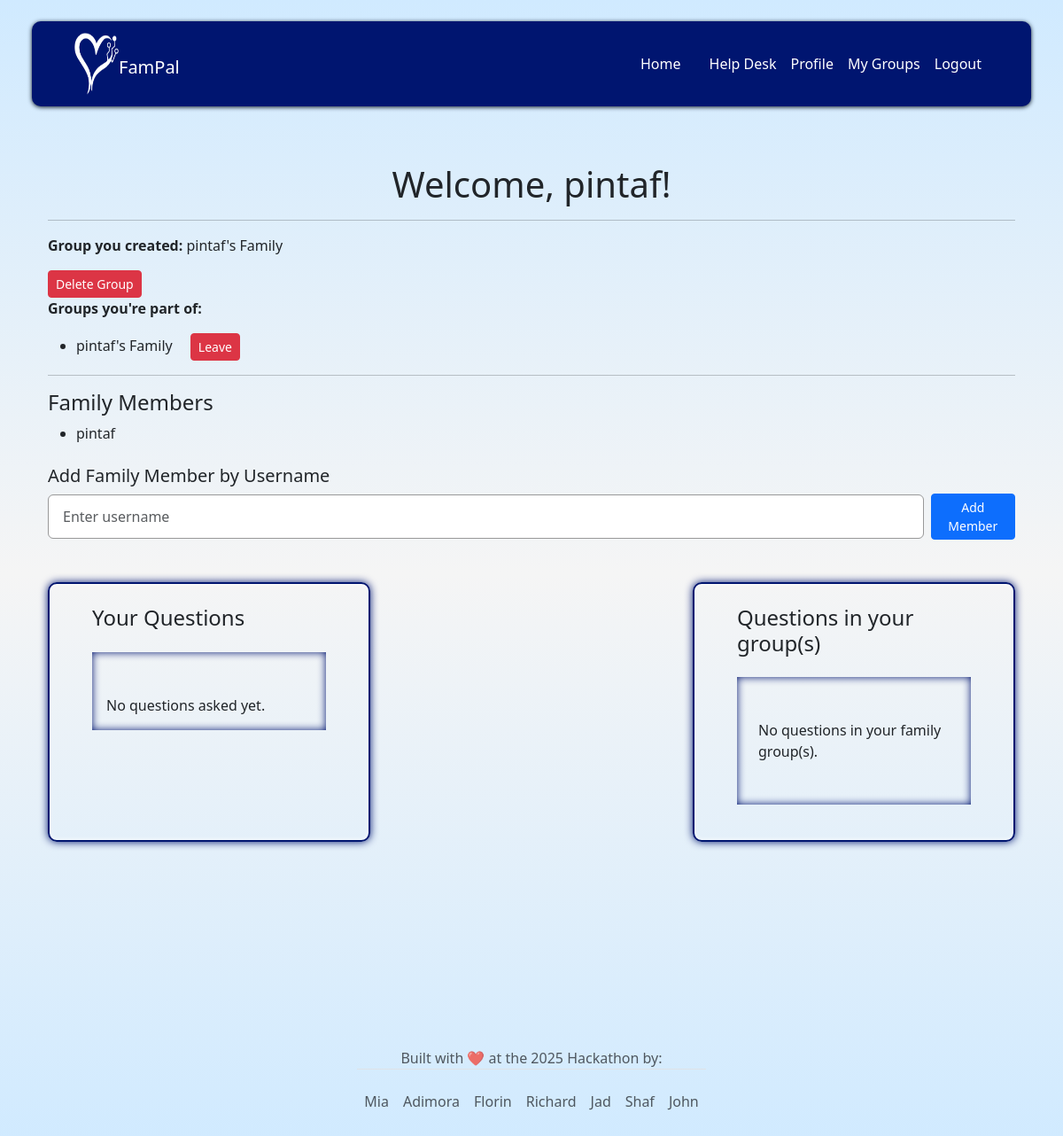
The app's page /profile/ (signed in), older data.
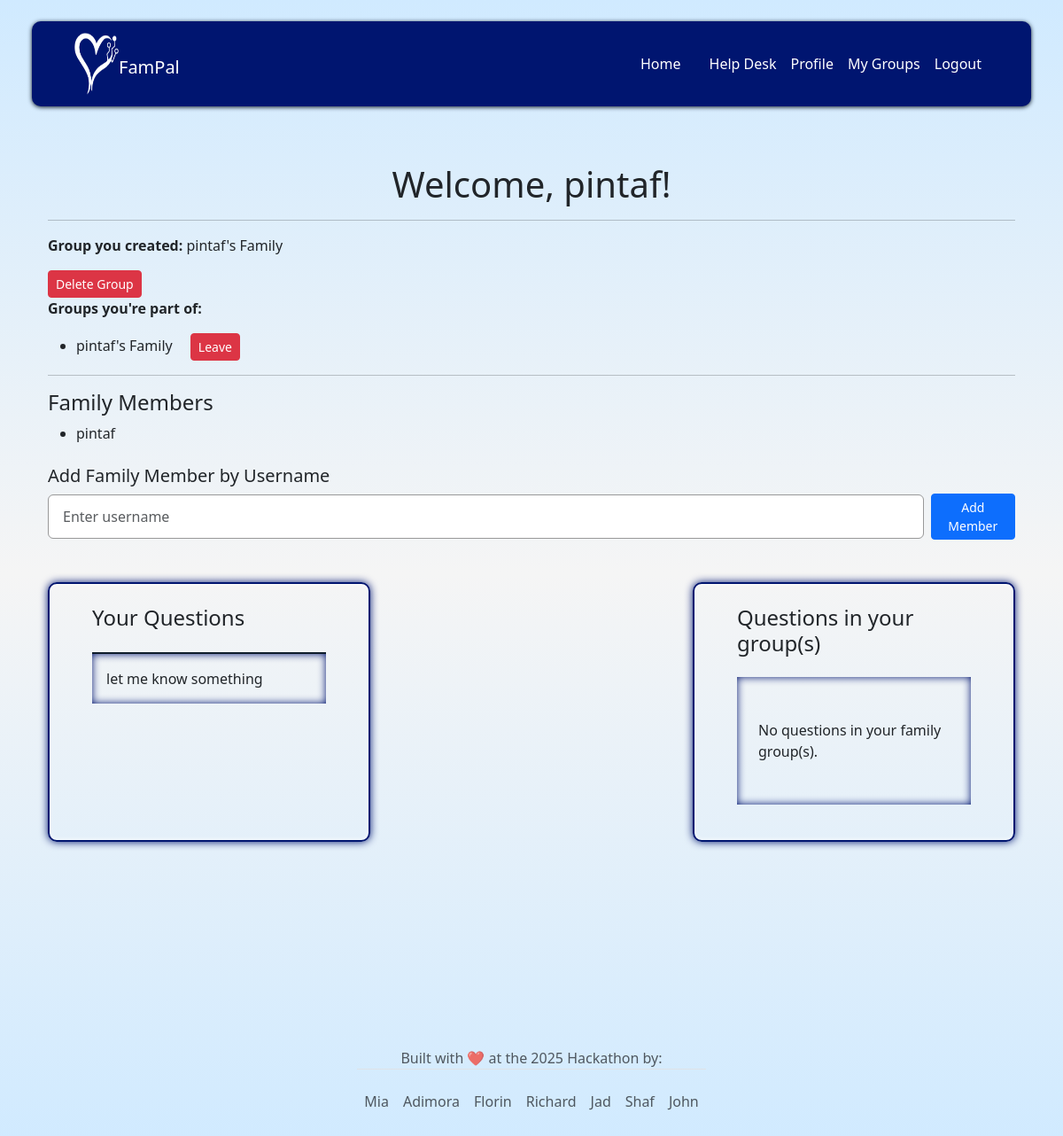
The same page, newer data.
### families/models.py (models this page shows, shortened)
class FamilyGroup(models.Model):
    name = models.CharField(max_length=100)
    created_by = models.ForeignKey(User, on_delete=models.CASCADE, related_name='created_family_groups')
    created_at = models.DateTimeField(default=timezone.now)

class FamilyMembership(models.Model):
    user = models.ForeignKey(User, on_delete=models.CASCADE, related_name='family_memberships')
    family_group = models.ForeignKey(FamilyGroup, on_delete=models.CASCADE, related_name='memberships')
    joined_at = models.DateTimeField(default=timezone.now)
    class Meta:
        unique_together = ('user', 'family_group')

class Question(models.Model):
    user = models.ForeignKey(User, on_delete=models.CASCADE, related_name='questions')
    family_group = models.ForeignKey(
        FamilyGroup,
        on_delete=models.SET_NULL,
        null=True,
        blank=True,
        related_name='questions'
    )
    text = models.TextField()
    created_at = models.DateTimeField(default=timezone.now)

### userprofile/views.py (the view)
# urls.py: path('', views.profile_view, name='profile'),
@login_required
def profile_view(request):
    user = request.user
    group_created = FamilyGroup.objects.filter(created_by=user).first()
    groups_joined = user.family_memberships.select_related('family_group').all()
    user_questions = user.questions.all()
    group_questions = Question.objects.filter(
        family_group__in=[membership.family_group for membership in groups_joined]
    ) if groups_joined else []
    group_members = FamilyMembership.objects.filter(
        family_group__in=[membership.family_group for membership in groups_joined]
    ).select_related('user')
    show_create_button = not group_created and not groups_joined.exists()
    return render(request, 'userprofile/profile.html', {
        'user': user,
        'group_created': group_created,
        'groups_joined': groups_joined,
        'user_questions': user_questions,
        'group_questions': group_questions,
        'group_members': group_members,
        'show_create_button': show_create_button,
    })

### templates/userprofile/profile.html (shortened to what this page needs)
{% extends 'base.html' %}
{% block content %}
<div class="container mt-5">
  <h1 class="d-flex justify-content-center">Welcome, {{ user.get_full_name|default:user.username }}!</h1>
  <hr>
  {% if group_created %}
    <p><strong>Group you created:</strong> {{ group_created.name }}</p>
    <form method="post" action="{% url 'delete_family' group_created.id %}" class="d-inline">
      <button type="submit" class="btn btn-danger btn-sm"
              onclick="return confirm('Are you sure you want to delete this family group? This will remove all members.')">
        Delete Group
      </button>
    </form>
  {% endif %}
  {% if groups_joined %}
    <p><strong>Groups you're part of:</strong></p>
    <ul>
      {% for membership in groups_joined %}
        <li>
          {{ membership.family_group.name }}
          <form method="post" action="{% url 'leave_family' membership.id %}" class="d-inline ms-3">
            <button type="submit" class="btn btn-sm btn-danger">Leave</button>
          </form>
        </li>
      {% endfor %}
    </ul>
  {% else %}
    <p>You're not part of any family group yet.</p>
  {% endif %}
  {% if group_members %}
    <hr>
    <h4>Family Members</h4>
    <ul>
      {% for membership in group_members %}
        <li>
          {{ membership.user.get_full_name|default:membership.user.username }}
        </li>
      {% endfor %}
    </ul>
  {% endif %}
  {% if group_created %}
    <div class="mt-4">
      <h5>Add Family Member by Username</h5>
      <form method="post" action="{% url 'add_family_member' %}" class="d-flex gap-2 align-items-center">
        <input
          type="text"
          name="username"
          placeholder="Enter username"
          class="form-control"
          required
        >
        <button type="submit" class="btn btn-primary btn-sm">Add Member</button>
      </form>
    </div>
  {% endif %}
  <div class="d-flex justify-content-between align-self-center mt-5">
    <div class="col-4 profile-box py-4 px-5">
      <h4>Your Questions</h4>
      <ul class="ps-0 mt-4">
        {% for question in user_questions %}
        <li class="box p-3">{{ question.text }}</li>
        {% empty %}
        <li class="box-no-border p-3 pt-5">No questions asked yet.</li>
        {% endfor %}
      </ul>
    </div>
    <div class="col-4 profile-box py-4 px-5">
      <h4>Questions in your group(s)</h4>
      <ul class="ps-0 mt-4">
        {% for question in group_questions %}
        <li class="box p-3">{{ question.text }}</li>
        {% empty %}
        <li class="box-no-border p-5 px-4">No questions in your family group(s).</li>
        {% endfor %}
      </ul>
    </div>
  </div>
</div>
{% endblock %}

### templates/base.html (shortened to what this page needs)
{% load static %}
<!DOCTYPE html>
<html lang="en">
<head>
    <link href="https://cdn.jsdelivr.net/npm/bootstrap@5.3.6/dist/css/bootstrap.min.css" rel="stylesheet">
    <link href="https://cdn.jsdelivr.net/npm/bootstrap-icons@1.10.5/font/bootstrap-icons.css" rel="stylesheet">
    <link rel="stylesheet" href="{% static 'css/main.css' %}">
    <link rel="stylesheet" href="https://cdnjs.cloudflare.com/ajax/libs/font-awesome/6.7.2/css/all.min.css">
    <link rel="stylesheet" href="https://cdnjs.cloudflare.com/ajax/libs/animate.css/4.1.1/animate.min.css" />
</head>
<body>
    {% block navbar %}
    <div class="d-flex justify-content-center">
      <nav class="navbar navbar-expand-lg navbar-light px-5 d-flex justify-content-between align-items-center">
        <a class="navbar-brand d-flex" href="{% url 'index' %}">
          <img class="logo" src="{% static 'img/logo.png' %}">
          <p class="sideName mt-lg-4">FamPal</p>
        </a>
        <div class="collapse navbar-collapse justify-content-end" id="navbarNav">
          <ul class="navbar-nav">
            <li class="nav-item">
              <a class="nav-link" href="{% url 'index' %}">Home</a>
            </li>
            <li class="nav-item">
              <a class="nav-link ms-lg-3" href="{% url 'help' %}">Help Desk</a>
            </li>
            {% if user.is_authenticated %}
              <li class="nav-item">
                <a class="nav-link" href="{% url 'profile' %}">Profile</a>
              </li>
              <li class="nav-item">
                <a class="nav-link" href="{% url 'families:family_list' %}">My Groups</a>
              </li>
              <li class="nav-item">
                <a class="nav-link" href="{% url 'account_logout' %}">Logout</a>
              </li>
            {% else %}
              <li class="nav-item d-flex ms-lg-5">
                <a class="nav-link" href="{% url 'account_login' %}">Login</a>
                <p class="mt-2">/</p>
                <a class="nav-link" href="{% url 'account_signup' %}">Sign Up</a>
              </li>
            {% endif %}
          </ul>
        </div>
    </nav>
    </div>
    {% endblock %}
    <main class="container py-3">
        {% block content %}{% endblock %}
    </main>
    {% block footer %}
    <div class="container d-flex align-self-end justify-content-center">
      <footer class="pt-3 ">
        <p class="text-center text-muted border-bottom mt-4">Built with ❤️ at the 2025 Hackathon by:</p>
        <ul class="nav justify-content-center pb-3 mb-3">
          <li class="nav-item">
            <a href="https://github.com/MiaRasmussen05" target="_blank" class="nav-link px-2 text-muted">Mia</a>
          </li>
          <li class="nav-item">
            <a href="https://github.com/ujuadimora-dev" target="_blank" class="nav-link px-2 text-muted">Adimora</a>
          </li>
          <li class="nav-item">
            <a href="https://github.com/xttrust" target="_blank" class="nav-link px-2 text-muted">Florin</a>
          </li>
          <li class="nav-item">
            <a href="https://github.com/rich-p-rich" target="_blank" class="nav-link px-2 text-muted">Richard</a>
          </li>
          <li class="nav-item">
            <a href="https://github.com/jnehmeh87" target="_blank" class="nav-link px-2 text-muted">Jad</a>
          </li>
          <li class="nav-item">
            <a href="https://github.com/Shaf8808" target="_blank" class="nav-link px-2 text-muted">Shaf</a>
          </li>
          <li class="nav-item">
            <a href="#" target="_blank" class="nav-link px-2 text-muted">John</a>
          </li>
        </ul>
      </footer>
    </div>
    {% endblock %}
</body>
</html>

### static/css/main.css (style rules this page uses)
:root { --color-primary: #2fa5f0; --color-secondary: #3053ad; --color-bg: #001570; --color-hover: #57ccf9; --color-light: #68d6f1; --color-white: #ffffff; --color-dark: #0d1b2a; --box-shadow: rgba(17, 61, 69, 0.35) 0 0.5rem 1.5rem; --box-shadow-hover: rgba(147, 165, 169, 0.393) 0 0 0 3px; font-size: 100%; }
* { padding: 0; margin: 0; box-sizing: border-box; }
html { background: linear-gradient(to bottom, #d0eaff, #f5f5f5, #d0eaff); scroll-behavior: smooth; scroll-padding-top: 5rem; font-family: Roboto, sans-serif; }
body { background: linear-gradient(to bottom, #d0eaff, #f5f5f5, #d0eaff); min-height: 100dvh; }
.navbar { width: 94%; background-color: #001570; border-radius: 10px; box-shadow: 0 1px 5px#0d1b2a; margin-top: 2%; }
.logo { width: 50px; filter: invert(1); }
.sideName , .nav-link { color: #fff; }
footer { margin-top: 22dvh; }
form input.form-control { padding: 0.75rem 1rem; border: 1.5px solid #999; }
.card-question, .profile-box, .logout { border: 2px solid var(--color-bg); border-radius: 10px; box-shadow: 0 0 10px var(--color-bg), inset 0 0 5px var(--color-white); }
.box, .box-no-border { list-style: none; border-top: 2px solid var(--color-dark); box-shadow: inset 0 0 10px var(--color-bg); }
.box-no-border { border: none; }

Row changes from the older to the newer data that the page shows:
added Question: text "let me know something"
Text that changed along with them:
text no longer shown: "No questions asked yet."
